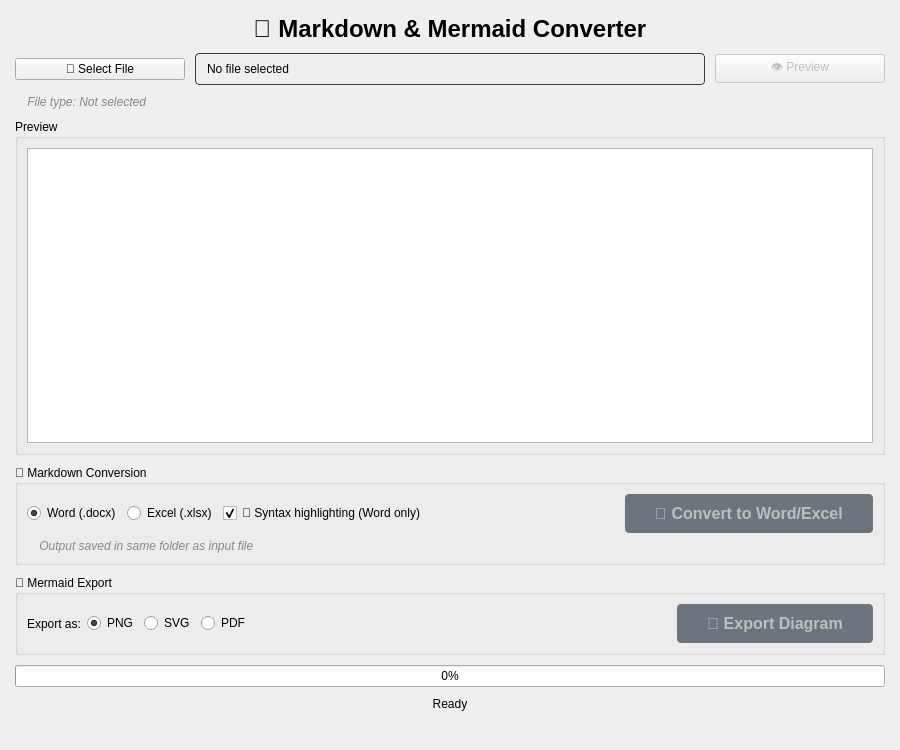
<?xml version="1.0" encoding="UTF-8"?>
<ui version="4.0">
 <class>MainWindow</class>
 <widget class="QMainWindow" name="MainWindow">
  <property name="geometry">
   <rect>
    <x>0</x>
    <y>0</y>
    <width>900</width>
    <height>750</height>
   </rect>
  </property>
  <property name="windowTitle">
   <string>Markdown/Mermaid Converter</string>
  </property>
  <widget class="QWidget" name="centralwidget">
   <layout class="QVBoxLayout" name="verticalLayout">
    <property name="spacing">
     <number>10</number>
    </property>
    <property name="leftMargin">
     <number>15</number>
    </property>
    <property name="topMargin">
     <number>15</number>
    </property>
    <property name="rightMargin">
     <number>15</number>
    </property>
    <property name="bottomMargin">
     <number>15</number>
    </property>
    <item>
     <widget class="QLabel" name="titleLabel">
      <property name="font">
       <font>
        <pointsize>18</pointsize>
        <bold>true</bold>
       </font>
      </property>
      <property name="text">
       <string>📄 Markdown &amp; Mermaid Converter</string>
      </property>
      <property name="alignment">
       <set>Qt::AlignmentFlag::AlignCenter</set>
      </property>
     </widget>
    </item>
    <item>
     <layout class="QHBoxLayout" name="fileLayout" stretch="2,6,2">
      <item>
       <widget class="QPushButton" name="selectFileBtn">
        <property name="text">
         <string>📂 Select File</string>
        </property>
       </widget>
      </item>
      <item>
       <widget class="QLabel" name="fileLabel">
        <property name="styleSheet">
         <string>padding: 8px; border: 1px solid #3c3c3c; border-radius: 4px;</string>
        </property>
        <property name="text">
         <string>No file selected</string>
        </property>
       </widget>
      </item>
      <item>
       <widget class="QPushButton" name="previewBtn">
        <property name="enabled">
         <bool>false</bool>
        </property>
        <property name="text">
         <string>👁️ Preview</string>
        </property>
       </widget>
      </item>
     </layout>
    </item>
    <item>
     <widget class="QLabel" name="fileTypeLabel">
      <property name="styleSheet">
       <string>color: #888; font-style: italic;</string>
      </property>
      <property name="text">
       <string>📄 File type: Not selected</string>
      </property>
     </widget>
    </item>
    <item>
     <widget class="QGroupBox" name="previewGroup">
      <property name="title">
       <string>Preview</string>
      </property>
      <layout class="QVBoxLayout" name="previewLayout">
       <item>
        <widget class="QTextEdit" name="previewText">
         <property name="font">
          <font>
           <family>Consolas</family>
           <pointsize>10</pointsize>
          </font>
         </property>
         <property name="readOnly">
          <bool>true</bool>
         </property>
        </widget>
       </item>
      </layout>
     </widget>
    </item>
    <item>
     <widget class="QGroupBox" name="mdGroup">
      <property name="title">
       <string>📝 Markdown Conversion</string>
      </property>
      <layout class="QVBoxLayout" name="mdLayout">
       <item>
        <layout class="QHBoxLayout" name="conversionLayout">
         <item>
          <widget class="QRadioButton" name="wordRadio">
           <property name="text">
            <string>Word (.docx)</string>
           </property>
           <property name="checked">
            <bool>true</bool>
           </property>
          </widget>
         </item>
         <item>
          <widget class="QRadioButton" name="excelRadio">
           <property name="text">
            <string>Excel (.xlsx)</string>
           </property>
          </widget>
         </item>
         <item>
          <widget class="QCheckBox" name="highlightCheck">
           <property name="text">
            <string>🎨 Syntax highlighting (Word only)</string>
           </property>
           <property name="checked">
            <bool>true</bool>
           </property>
          </widget>
         </item>
         <item>
          <spacer name="rightSpacer">
           <property name="orientation">
            <enum>Qt::Orientation::Horizontal</enum>
           </property>
           <property name="sizeHint" stdset="0">
            <size>
             <width>40</width>
             <height>20</height>
            </size>
           </property>
          </spacer>
         </item>
         <item>
          <widget class="QPushButton" name="convertBtn">
           <property name="enabled">
            <bool>false</bool>
           </property>
           <property name="font">
            <font>
             <pointsize>12</pointsize>
             <bold>true</bold>
            </font>
           </property>
           <property name="styleSheet">
            <string>QPushButton { background-color: #28a745; border-radius: 4px; padding: 10px 30px; } QPushButton:hover { background-color: #218838; } QPushButton:disabled { background-color: #6c757d; }</string>
           </property>
           <property name="text">
            <string>🚀 Convert to Word/Excel</string>
           </property>
          </widget>
         </item>
        </layout>
       </item>
       <item>
        <widget class="QLabel" name="outputLabel">
         <property name="styleSheet">
          <string>color: #888; font-style: italic;</string>
         </property>
         <property name="text">
          <string>💾 Output saved in same folder as input file</string>
         </property>
        </widget>
       </item>
      </layout>
     </widget>
    </item>
    <item>
     <widget class="QGroupBox" name="mermaidGroup">
      <property name="title">
       <string>🎨 Mermaid Export</string>
      </property>
      <layout class="QVBoxLayout" name="mermaidLayout">
       <item>
        <layout class="QHBoxLayout" name="exportLayout">
         <item>
          <widget class="QLabel" name="formatLabel">
           <property name="text">
            <string>Export as:</string>
           </property>
          </widget>
         </item>
         <item>
          <widget class="QRadioButton" name="pngRadio">
           <property name="text">
            <string>PNG</string>
           </property>
           <property name="checked">
            <bool>true</bool>
           </property>
          </widget>
         </item>
         <item>
          <widget class="QRadioButton" name="svgRadio">
           <property name="text">
            <string>SVG</string>
           </property>
          </widget>
         </item>
         <item>
          <widget class="QRadioButton" name="pdfRadio">
           <property name="text">
            <string>PDF</string>
           </property>
          </widget>
         </item>
         <item>
          <spacer name="exportSpacer">
           <property name="orientation">
            <enum>Qt::Orientation::Horizontal</enum>
           </property>
           <property name="sizeHint" stdset="0">
            <size>
             <width>40</width>
             <height>20</height>
            </size>
           </property>
          </spacer>
         </item>
         <item>
          <widget class="QPushButton" name="exportDiagramBtn">
           <property name="enabled">
            <bool>false</bool>
           </property>
           <property name="font">
            <font>
             <pointsize>12</pointsize>
             <bold>true</bold>
            </font>
           </property>
           <property name="styleSheet">
            <string>QPushButton { background-color: #0d6efd; border-radius: 4px; padding: 10px 30px; } QPushButton:hover { background-color: #0b5ed7; } QPushButton:disabled { background-color: #6c757d; }</string>
           </property>
           <property name="text">
            <string>💾 Export Diagram</string>
           </property>
          </widget>
         </item>
        </layout>
       </item>
      </layout>
     </widget>
    </item>
    <item>
     <widget class="QProgressBar" name="progressBar">
      <property name="visible">
       <bool>false</bool>
      </property>
      <property name="value">
       <number>0</number>
      </property>
     </widget>
    </item>
    <item>
     <widget class="QLabel" name="statusLabel">
      <property name="text">
       <string>Ready</string>
      </property>
      <property name="alignment">
       <set>Qt::AlignmentFlag::AlignCenter</set>
      </property>
     </widget>
    </item>
    <item>
     <widget class="QLabel" name="recentLabel">
      <property name="styleSheet">
       <string>color: #28a745;</string>
      </property>
      <property name="text">
       <string/>
      </property>
      <property name="alignment">
       <set>Qt::AlignmentFlag::AlignCenter</set>
      </property>
     </widget>
    </item>
   </layout>
  </widget>
 </widget>
 <resources/>
 <connections/>
</ui>
